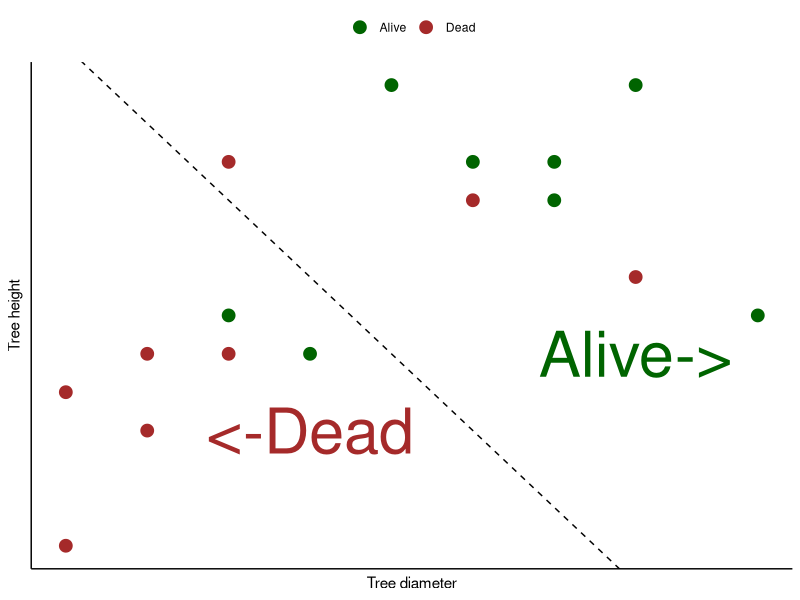

Source code (R):
## ---- chunk 1
library(tidyverse)
## ---- chunk 2
ags <- tribble(
  ~DBH, ~HT, ~live,
  10,10,"Dead",
  12,11,"Alive",
  8,9,"Dead",
  10,8,"Dead",
  12,10,"Dead",
  8,5,"Dead",
  12,15,"Dead",
  16,17,"Alive",
  14,10,"Alive",
  25,11,"Alive",
  22,12,"Dead",
  18,14,"Dead",
  20,15,"Alive",
  22,17,"Alive",
  18,15,"Alive",
  20,14,"Alive",
)

ggplot(ags,aes(DBH,HT,col=live))+
  scale_color_manual(values=c("darkgreen", "brown"))+
  geom_point(size=4)+
  geom_abline(intercept=26, slope=-1, linetype=2)+
  labs(x="Tree diameter", y="Tree height")+
  annotate(geom="text", x=14, y=8, label="<-Dead", col="brown", size=16)+
  annotate(geom="text", x=22, y=10, label="Alive->", col="darkgreen", size=16)+
  theme(panel.background = element_rect(fill = "NA"),
        axis.line = element_line(color="black"),
        axis.text = element_blank(),
        axis.ticks = element_blank(),
        legend.position = "top",
        legend.title = element_blank(),
        legend.key = element_rect(colour = "transparent"))
